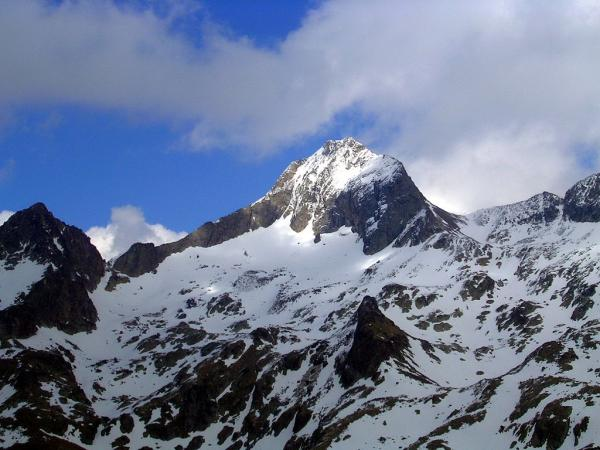
#> input picture sample/dir1/test1.jpg, 600 x 450 px
$ python -i watermark.py   (imports and definitions only)
#> lines starting #> are read from the running program, lines starting #| are printed output that depends on the picture
# Copyright (c) 2005 - Shane Hathaway
# Copyright (c) 2015 - Abdul Qabiz

# Permission is hereby granted, free of charge, to any person obtaining a copy
# of this software and associated documentation files (the "Software"), to
# deal in the Software without restriction, including without limitation the
# rights to use, copy, modify, merge, publish, distribute, sublicense, and/or
# sell copies of the Software, and to permit persons to whom the Software is
# furnished to do so, subject to the following conditions:

# The above copyright notice and this permission notice shall be included in
# all copies or substantial portions of the Software.

# THE SOFTWARE IS PROVIDED "AS IS", WITHOUT WARRANTY OF ANY KIND, EXPRESS OR
# IMPLIED, INCLUDING BUT NOT LIMITED TO THE WARRANTIES OF MERCHANTABILITY,
# FITNESS FOR A PARTICULAR PURPOSE AND NONINFRINGEMENT. IN NO EVENT SHALL THE
# AUTHORS OR COPYRIGHT HOLDERS BE LIABLE FOR ANY CLAIM, DAMAGES OR OTHER
# LIABILITY, WHETHER IN AN ACTION OF CONTRACT, TORT OR OTHERWISE, ARISING
# FROM, OUT OF OR IN CONNECTION WITH THE SOFTWARE OR THE USE OR OTHER DEALINGS
# IN THE SOFTWARE.

"""Plugin which adds a watermark to the image.

Based on http://code.activestate.com/recipes/362879-watermark-with-pil/
(Licensed under the PSF License).

Settings:

- ``watermark``: path to the watermark image.
- ``watermark_position``: the watermark position either 'scale' or 'tile' or
  a 2-tuple giving the upper left corner, or
  a 4-tuple defining the left, upper, right, and lower pixel coordinate, or
  `None` (same as (0, 0)).
  If a 4-tuple is given, the size of the pasted image must match the size of
  the region.
- ``watermark_opacity``: the watermark opacity (0.0 to 1.0).

"""

import logging

from PIL import Image, ImageEnhance

from sigal import signals


# [37 lines left out: functions reduce_opacity, watermark, not called in this run]


def add_watermark(img, settings=None):
    logger = logging.getLogger(__name__)
    logger.debug("Adding watermark to %r", img)
    position = settings.get("watermark_position", "scale")
    opacity = settings.get("watermark_opacity", 1)
    with Image.open(settings["watermark"]) as mark:
        return watermark(img, mark, position, opacity)


# [6 lines left out: function register, not called in this run]

>>> import cv2
>>> picture = cv2.imread('../../../sample/dir1/test1.jpg', cv2.IMREAD_GRAYSCALE)
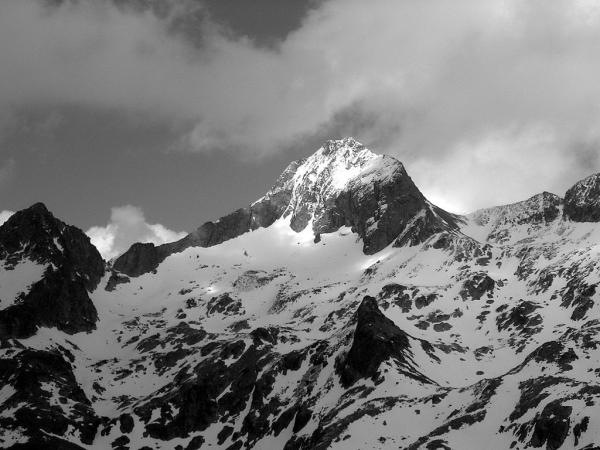
#> picture: shape (450, 600); min 0, max 255, mean 121.8
#> (the run stopped early here; a loop or call above may not have finished)

$ run again, on sample/dir1/test2.jpg
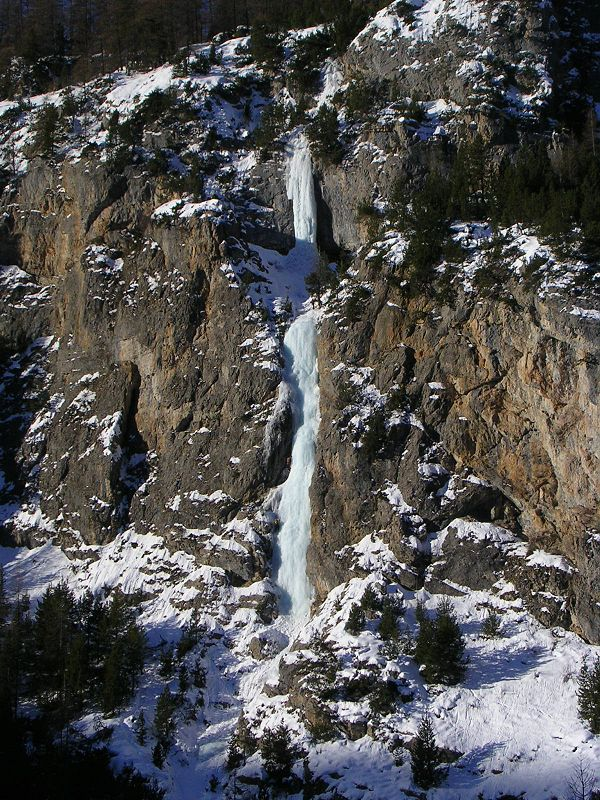
#> input picture sample/dir1/test2.jpg, 600 x 800 px
#> `picture = cv2.imread('../../../sample/dir1/test1.jpg', cv2.IMREAD_GRAY..`:
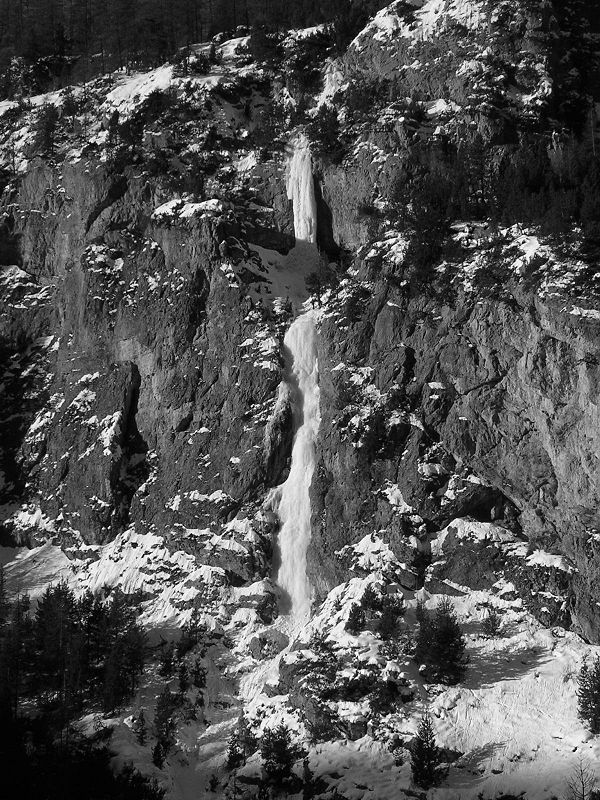
#> picture: shape (800, 600); min 0, max 255, mean 81.9
